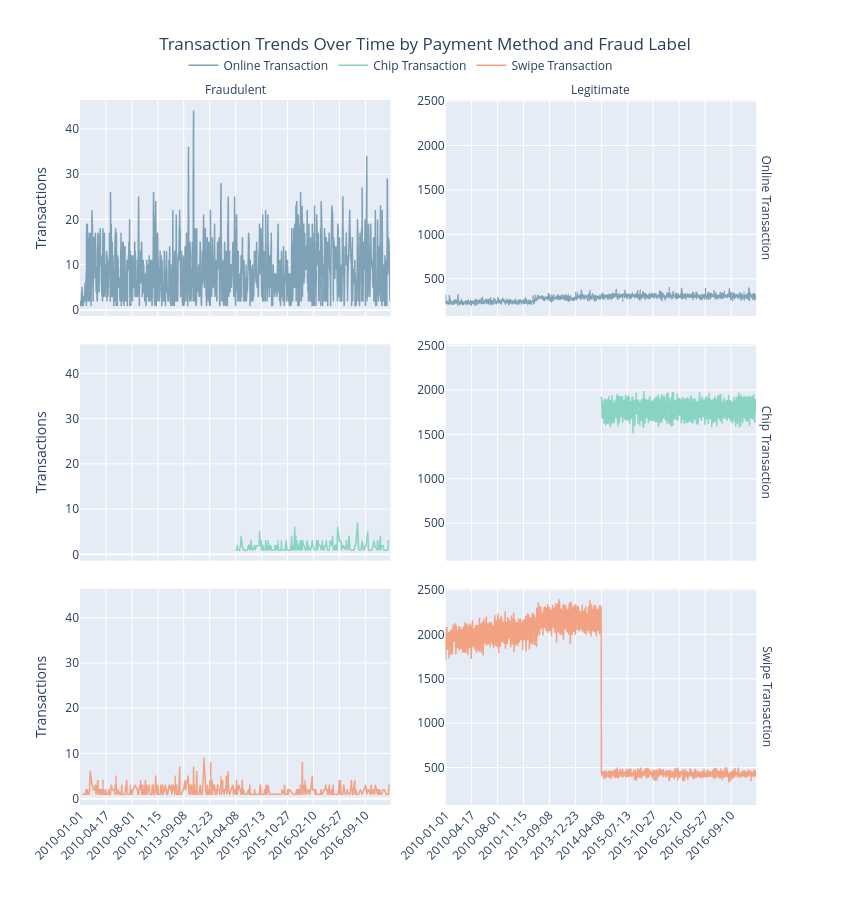

Notebook source saved alongside this figure:
### Code cell
chip_evolution_pd = chip_evolution_df.toPandas()
ordered_days = sorted(chip_evolution_pd['day'].unique())

chip_evolution_plot = px.scatter(
    chip_evolution_pd,
    x="day",          
    y="count",
    color="use_chip",
    facet_col="target",         
    facet_row="use_chip",   
    facet_row_spacing=0.04,    
    facet_col_spacing=0.08,     
    title="Transaction Trends Over Time by Payment Method and Fraud Label",
    labels={"day": "", "count": "Transactions", "target": "Is Fraud?"},
    color_discrete_map= chip_color,
    category_orders={"use_chip": chip_order},
    custom_data=["target"]     
)

chip_evolution_plot.update_traces(
    mode="lines",               
    line=dict(width=1.5),   
    hovertemplate="<b>Date:</b> %{x|%A, %d %b %Y}<br><b>Transactions:</b> %{y:,}<extra></extra>"
)

chip_evolution_plot.update_yaxes(
    showspikes=True, spikemode='across', spikethickness=1, spikedash='dash', spikecolor="#040404"
)
    
chip_evolution_plot.update_yaxes(matches="y", showticklabels=True, col=1)
chip_evolution_plot.update_yaxes(matches="y2",showticklabels=True, col=2)

chip_evolution_plot.update_xaxes(
    showticklabels=True, tickformat='%b %Y', matches="x", tickangle=-45, nticks=12,
    type='category', categoryorder='array', categoryarray=ordered_days,
    showspikes=True, spikemode='across', spikethickness=1, spikedash='dash', spikecolor="#040404",
) 

chip_evolution_plot.update_xaxes(showticklabels=False, row=2)
chip_evolution_plot.update_xaxes(showticklabels=False, row=3)

chip_evolution_plot.update_layout(
    title_x=0.5,
    width=850, height=900, autosize=False,                
    hovermode="x",     
    legend=dict(title="", orientation="h", yanchor="top", y=1.07, xanchor="left", x=0.15),
)

chip_evolution_plot.for_each_annotation(lambda a: a.update(text=a.text.split('=')[-1]))

chip_evolution_plot.show()

### Figure 1 — Plotly figure (JSON) as saved in the notebook; plotly's stock layout.template omitted (floating-point values rounded to 4 significant figures; data arrays with more than 128 entries replaced by an {"elided": "..."} marker saying what was removed)
{"data": [{"customdata": {"elided": "924x1 str values"}, "hovertemplate": "<b>Date:</b> %{x|%A, %d %b %Y}<br><b>Count:</b> %{y:,}<extra></extra>", "legendgroup": "Online Transaction", "line": {"width": 1.5}, "marker": {"color": "#7EA1B5", "symbol": "circle"}, "mode": "lines", "name": "Online Transaction", "showlegend": true, "type": "scattergl", "x": {"elided": "924 str values"}, "xaxis": "x5", "y": {"elided": "924 int values"}, "yaxis": "y5"}, {"customdata": {"elided": "1270x1 str values"}, "hovertemplate": "<b>Date:</b> %{x|%A, %d %b %Y}<br><b>Count:</b> %{y:,}<extra></extra>", "legendgroup": "Online Transaction", "line": {"width": 1.5}, "marker": {"color": "#7EA1B5", "symbol": "circle"}, "mode": "lines", "name": "Online Transaction", "showlegend": false, "type": "scattergl", "x": {"elided": "1270 str values"}, "xaxis": "x6", "y": {"elided": "1270 int values"}, "yaxis": "y6"}, {"customdata": {"elided": "217x1 str values"}, "hovertemplate": "<b>Date:</b> %{x|%A, %d %b %Y}<br><b>Count:</b> %{y:,}<extra></extra>", "legendgroup": "Chip Transaction", "line": {"width": 1.5}, "marker": {"color": "#89D3C2", "symbol": "circle"}, "mode": "lines", "name": "Chip Transaction", "showlegend": true, "type": "scattergl", "x": {"elided": "217 str values"}, "xaxis": "x3", "y": {"elided": "217 int values"}, "yaxis": "y3"}, {"customdata": {"elided": "633x1 str values"}, "hovertemplate": "<b>Date:</b> %{x|%A, %d %b %Y}<br><b>Count:</b> %{y:,}<extra></extra>", "legendgroup": "Chip Transaction", "line": {"width": 1.5}, "marker": {"color": "#89D3C2", "symbol": "circle"}, "mode": "lines", "name": "Chip Transaction", "showlegend": false, "type": "scattergl", "x": {"elided": "633 str values"}, "xaxis": "x4", "y": {"elided": "633 int values"}, "yaxis": "y4"}, {"customdata": {"elided": "443x1 str values"}, "hovertemplate": "<b>Date:</b> %{x|%A, %d %b %Y}<br><b>Count:</b> %{y:,}<extra></extra>", "legendgroup": "Swipe Transaction", "line": {"width": 1.5}, "marker": {"color": "#F2A183", "symbol": "circle"}, "mode": "lines", "name": "Swipe Transaction", "showlegend": true, "type": "scattergl", "x": {"elided": "443 str values"}, "xaxis": "x", "y": {"elided": "443 int values"}, "yaxis": "y"}, {"customdata": {"elided": "1270x1 str values"}, "hovertemplate": "<b>Date:</b> %{x|%A, %d %b %Y}<br><b>Count:</b> %{y:,}<extra></extra>", "legendgroup": "Swipe Transaction", "line": {"width": 1.5}, "marker": {"color": "#F2A183", "symbol": "circle"}, "mode": "lines", "name": "Swipe Transaction", "showlegend": false, "type": "scattergl", "x": {"elided": "1270 str values"}, "xaxis": "x2", "y": {"elided": "1270 int values"}, "yaxis": "y2"}], "layout": {"annotations": [{"font": {}, "showarrow": false, "text": "Fraudulent", "x": 0.225, "xanchor": "center", "xref": "paper", "y": 1.0, "yanchor": "bottom", "yref": "paper"}, {"font": {}, "showarrow": false, "text": "Legitimate", "x": 0.755, "xanchor": "center", "xref": "paper", "y": 1.0, "yanchor": "bottom", "yref": "paper"}, {"font": {}, "showarrow": false, "text": "Swipe Transaction", "textangle": 90, "x": 0.98, "xanchor": "left", "xref": "paper", "y": 0.1533, "yanchor": "middle", "yref": "paper"}, {"font": {}, "showarrow": false, "text": "Chip Transaction", "textangle": 90, "x": 0.98, "xanchor": "left", "xref": "paper", "y": 0.5, "yanchor": "middle", "yref": "paper"}, {"font": {}, "showarrow": false, "text": "Online Transaction", "textangle": 90, "x": 0.98, "xanchor": "left", "xref": "paper", "y": 0.8467, "yanchor": "middle", "yref": "paper"}], "autosize": false, "height": 900, "hovermode": "x", "legend": {"orientation": "h", "title": {"text": ""}, "tracegroupgap": 0, "x": 0.15, "xanchor": "left", "y": 1.07, "yanchor": "top"}, "title": {"text": "Transaction Trends Over Time by Payment Method and Fraud Label", "x": 0.5}, "width": 850, "xaxis": {"anchor": "y", "autorange": true, "categoryarray": {"elided": "1270 str values"}, "categoryorder": "array", "domain": [0, 0.45], "matches": "x", "nticks": 12, "range": [0, 1269], "showspikes": true, "showticklabels": true, "spikecolor": "#040404", "spikedash": "dash", "spikemode": "across", "spikethickness": 1, "tickangle": -45, "tickformat": "%b %Y", "title": {"text": ""}, "type": "category"}, "xaxis2": {"anchor": "y2", "autorange": true, "categoryarray": {"elided": "1270 str values"}, "categoryorder": "array", "domain": [0.53, 0.98], "matches": "x", "nticks": 12, "range": [0, 1269], "showspikes": true, "showticklabels": true, "spikecolor": "#040404", "spikedash": "dash", "spikemode": "across", "spikethickness": 1, "tickangle": -45, "tickformat": "%b %Y", "title": {"text": ""}, "type": "category"}, "xaxis3": {"anchor": "y3", "autorange": true, "categoryarray": {"elided": "1270 str values"}, "categoryorder": "array", "domain": [0, 0.45], "matches": "x", "nticks": 12, "range": [0, 1269], "showspikes": true, "showticklabels": false, "spikecolor": "#040404", "spikedash": "dash", "spikemode": "across", "spikethickness": 1, "tickangle": -45, "tickformat": "%b %Y", "type": "category"}, "xaxis4": {"anchor": "y4", "autorange": true, "categoryarray": {"elided": "1270 str values"}, "categoryorder": "array", "domain": [0.53, 0.98], "matches": "x", "nticks": 12, "range": [0, 1269], "showspikes": true, "showticklabels": false, "spikecolor": "#040404", "spikedash": "dash", "spikemode": "across", "spikethickness": 1, "tickangle": -45, "tickformat": "%b %Y", "type": "category"}, "xaxis5": {"anchor": "y5", "autorange": true, "categoryarray": {"elided": "1270 str values"}, "categoryorder": "array", "domain": [0, 0.45], "matches": "x", "nticks": 12, "range": [0, 1269], "showspikes": true, "showticklabels": false, "spikecolor": "#040404", "spikedash": "dash", "spikemode": "across", "spikethickness": 1, "tickangle": -45, "tickformat": "%b %Y", "type": "category"}, "xaxis6": {"anchor": "y6", "autorange": true, "categoryarray": {"elided": "1270 str values"}, "categoryorder": "array", "domain": [0.53, 0.98], "matches": "x", "nticks": 12, "range": [0, 1269], "showspikes": true, "showticklabels": false, "spikecolor": "#040404", "spikedash": "dash", "spikemode": "across", "spikethickness": 1, "tickangle": -45, "tickformat": "%b %Y", "type": "category"}, "yaxis": {"anchor": "x", "autorange": true, "domain": [0, 0.3067], "matches": "y", "range": [-1.389, 46.39], "showspikes": true, "showticklabels": true, "spikecolor": "#040404", "spikedash": "dash", "spikemode": "across", "spikethickness": 1, "title": {"text": "Transactions"}, "type": "linear"}, "yaxis2": {"anchor": "x2", "autorange": true, "domain": [0, 0.3067], "matches": "y2", "range": [78.28, 2513.0], "showspikes": true, "showticklabels": true, "spikecolor": "#040404", "spikedash": "dash", "spikemode": "across", "spikethickness": 1, "type": "linear"}, "yaxis3": {"anchor": "x3", "autorange": true, "domain": [0.3467, 0.6533], "matches": "y", "range": [-1.389, 46.39], "showspikes": true, "showticklabels": true, "spikecolor": "#040404", "spikedash": "dash", "spikemode": "across", "spikethickness": 1, "title": {"text": "Transactions"}, "type": "linear"}, "yaxis4": {"anchor": "x4", "autorange": true, "domain": [0.3467, 0.6533], "matches": "y2", "range": [78.28, 2513.0], "showspikes": true, "showticklabels": true, "spikecolor": "#040404", "spikedash": "dash", "spikemode": "across", "spikethickness": 1, "type": "linear"}, "yaxis5": {"anchor": "x5", "autorange": true, "domain": [0.6933, 1.0], "matches": "y", "range": [-1.389, 46.39], "showspikes": true, "showticklabels": true, "spikecolor": "#040404", "spikedash": "dash", "spikemode": "across", "spikethickness": 1, "title": {"text": "Transactions"}, "type": "linear"}, "yaxis6": {"anchor": "x6", "autorange": true, "domain": [0.6933, 1.0], "matches": "y2", "range": [78.28, 2513.0], "showspikes": true, "showticklabels": true, "spikecolor": "#040404", "spikedash": "dash", "spikemode": "across", "spikethickness": 1, "type": "linear"}}}
